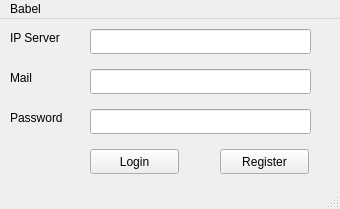
<?xml version="1.0" encoding="UTF-8"?>
<ui version="4.0">
 <class>LoginWindow</class>
 <widget class="QMainWindow" name="LoginWindow">
  <property name="geometry">
   <rect>
    <x>0</x>
    <y>0</y>
    <width>340</width>
    <height>209</height>
   </rect>
  </property>
  <property name="windowTitle">
   <string>LoginWindow</string>
  </property>
  <widget class="QWidget" name="centralwidget">
   <widget class="QLineEdit" name="textIP">
    <property name="geometry">
     <rect>
      <x>90</x>
      <y>10</y>
      <width>221</width>
      <height>25</height>
     </rect>
    </property>
   </widget>
   <widget class="QLineEdit" name="textMail">
    <property name="geometry">
     <rect>
      <x>90</x>
      <y>50</y>
      <width>221</width>
      <height>25</height>
     </rect>
    </property>
   </widget>
   <widget class="QLineEdit" name="textPassword">
    <property name="geometry">
     <rect>
      <x>90</x>
      <y>90</y>
      <width>221</width>
      <height>25</height>
     </rect>
    </property>
   </widget>
   <widget class="QPushButton" name="btLogin">
    <property name="geometry">
     <rect>
      <x>90</x>
      <y>130</y>
      <width>89</width>
      <height>25</height>
     </rect>
    </property>
    <property name="text">
     <string>Login</string>
    </property>
   </widget>
   <widget class="QPushButton" name="btRegister">
    <property name="geometry">
     <rect>
      <x>220</x>
      <y>130</y>
      <width>89</width>
      <height>25</height>
     </rect>
    </property>
    <property name="text">
     <string>Register</string>
    </property>
   </widget>
   <widget class="QLabel" name="label">
    <property name="geometry">
     <rect>
      <x>10</x>
      <y>10</y>
      <width>67</width>
      <height>17</height>
     </rect>
    </property>
    <property name="text">
     <string>IP Server</string>
    </property>
   </widget>
   <widget class="QLabel" name="label_2">
    <property name="geometry">
     <rect>
      <x>10</x>
      <y>50</y>
      <width>67</width>
      <height>17</height>
     </rect>
    </property>
    <property name="text">
     <string>Mail</string>
    </property>
   </widget>
   <widget class="QLabel" name="label_3">
    <property name="geometry">
     <rect>
      <x>10</x>
      <y>90</y>
      <width>67</width>
      <height>17</height>
     </rect>
    </property>
    <property name="text">
     <string>Password</string>
    </property>
   </widget>
  </widget>
  <widget class="QMenuBar" name="menubar">
   <property name="geometry">
    <rect>
     <x>0</x>
     <y>0</y>
     <width>340</width>
     <height>22</height>
    </rect>
   </property>
   <widget class="QMenu" name="menuBabel">
    <property name="title">
     <string>Babel</string>
    </property>
   </widget>
   <addaction name="menuBabel"/>
  </widget>
  <widget class="QStatusBar" name="statusbar"/>
 </widget>
 <resources/>
 <connections/>
</ui>
